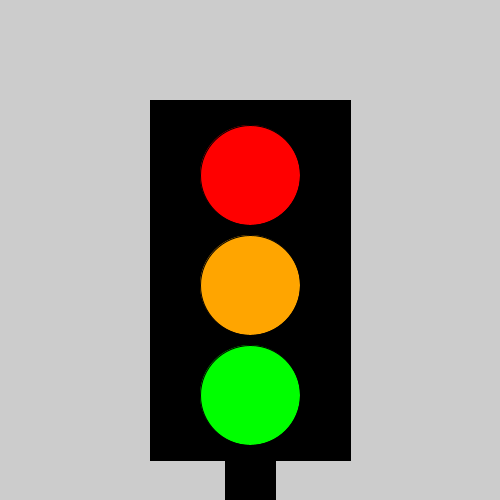
Frame 1 (no input)
Frame 60 (the mouse pressed at the canvas centre just before this capture): identical to frame 1, image omitted
Frame 120 (the mouse held since frame 60 and released just before this capture): identical to frame 1, image omitted

The Processing sketch that drew this single still picture (run headless with seeded random() and noise(); from frame 60 on, the mouse is pressed at the canvas centre):

// Processing sketch: opdracht_8_1
// ── opdracht_8_1.pde
void setup() {
  size(500,500);
  println("start");
}

void draw() {
  println("Teken"); 
fill(0,0,0);
rect(150,100,200,360);
fill(255,0,0);
ellipse(250,175,100,100);
fill(255,165,0);
ellipse(250,285,100,100);
fill(0,255,0);
ellipse(250,395,100,100);
fill(0,0,0);
rect(225,450,50,100);
}
